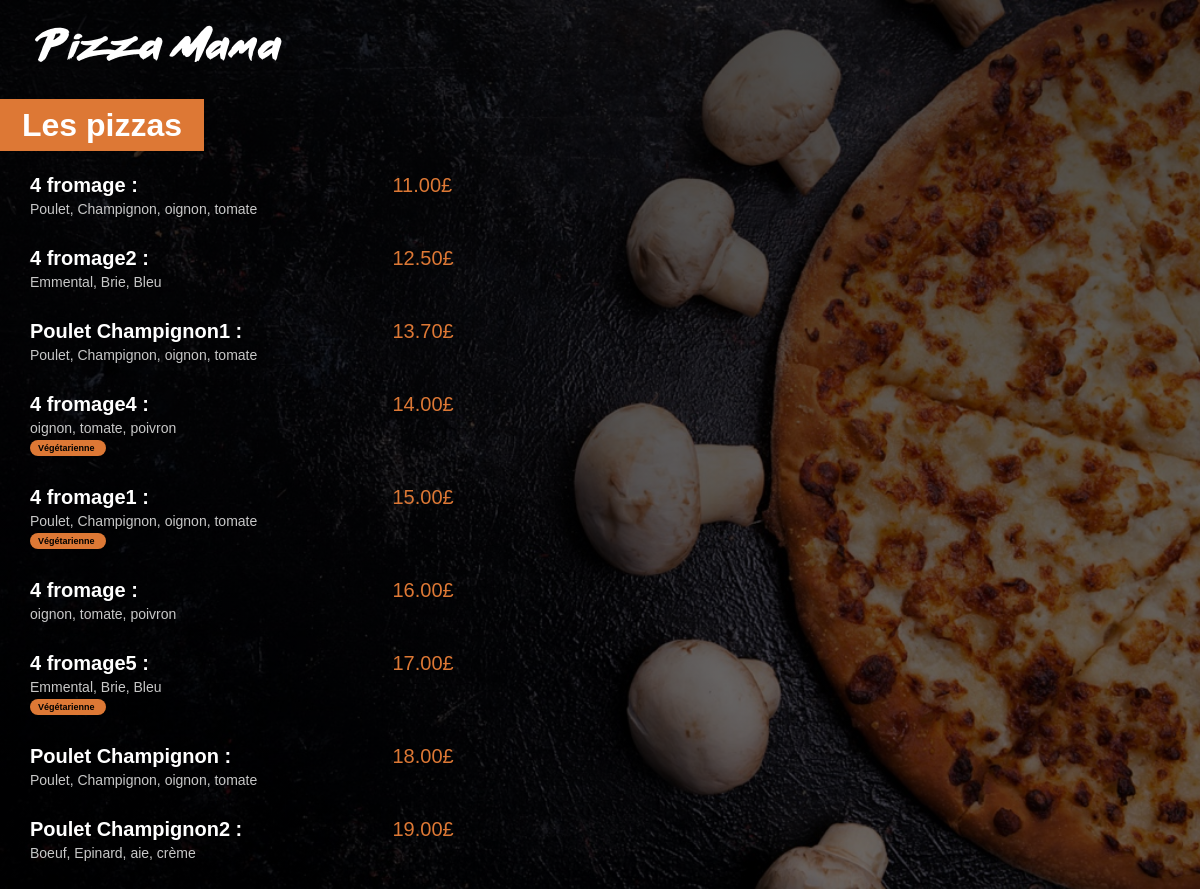
The app's page /menu/ with its own data.
### menu/models.py (models this page shows, shortened)
class Pizza(models.Model):
    nom = models.CharField(max_length=200)
    ingredients = models.CharField(max_length=200)
    prix = models.FloatField(default=0)
    vegetarien = models.BooleanField(default=False)

### menu/views.py (the view)
# urls.py: path('', views.index, name="index"),
def index(request):
    Pizzas = Pizza.objects.all().order_by("prix")
    """Pizzas_names =[Pizza.nom + " : "+ str(Pizza.prix) + "£" for Pizza in Pizzas]
    Pizzas_names_str= ", ".join(Pizzas_names)"""
    return render(request, 'menu/index.html', {"Pizzas": Pizzas})

### menu/templates/menu/index.html (shortened to what this page needs)
{% load static %}
<html lang="en">
<head>
    <link rel="stylesheet" href="{% static 'menu/style.css' %}">
</head>
<body>
<img class="logo" src="{% static 'images/small_logo.png' %}">
<div class="titre">
<h1>Les pizzas</h1>
</div>
<div class="menu_list">
    {% for pizza in Pizzas %}
        <div class="menu_list_item">
            <span class="menu_list_titre">{{pizza.nom}} :</span>
            <span class="menu_list_prix">{{pizza.prix | floatformat:2}}£</span>
            <span class="menu_list_ingredients">{{pizza.ingredients}}</span>
            {% if pizza.vegetarien %}
            <span class="menu_list_bagde">Végétarienne</span>
            {% endif %}
        </div>
    {% endfor %}
</div>
</body>
</html>

### menu/static/menu/style.css (style rules this page uses)
body { background:linear-gradient(0deg, rgba(0 0 0 / 54%), rgba(0 0 0 / 69%)), url('menu_background.jpg') no-repeat center center fixed; -webkit-background-size: cover; -moz-background-size: cover; -o-background-size: cover; background-size: cover; color: white; margin:0; font-family:Arial; }
.logo { margin-top: 25px; margin-left: 35px; }
h1 { background-color:#DD7835; display : inline; padding: 8px 22px; }
.titre { margin-top:45px; margin-bottom:8px; }
.menu_list { margin-left: 30px; }
.menu_list_item { margin: 30px 0; }
.menu_list_titre { font-weight: bold; font-size : 20px; display : inline-block; width: 350px; }
.menu_list_prix { font-size:20px; color: #DD7835; margin-left: 8px; display : inline-block; width : 70px; }
.menu_list_ingredients { font-size: 14px; color: #C8C8C8; margin-top : 4px; display : block; width: 300px; }
.menu_list_bagde { background-color:#DD7835; color: black; font-size: 9px; padding : 3px 8px; margin-top: 4px; display : block; border-radius : 8px; font-weight : bold; width: 60px; }

### records on screen
Pizza: nom "4 fromage", prix "11.00", ingredients "Poulet, Champignon, oignon, tomate"
Pizza: nom "4 fromage2", prix "12.50", ingredients "Emmental, Brie, Bleu"
Pizza: nom "Poulet Champignon1", prix "13.70", ingredients "Poulet, Champignon, oignon, tomate"
Pizza: nom "4 fromage4", prix "14.00", ingredients "oignon, tomate, poivron", vegetarien "Végétarienne"
Pizza: nom "4 fromage1", prix "15.00", ingredients "Poulet, Champignon, oignon, tomate", vegetarien "Végétarienne"
Pizza: nom "4 fromage", prix "16.00", ingredients "oignon, tomate, poivron"
Pizza: nom "4 fromage5", prix "17.00", ingredients "Emmental, Brie, Bleu", vegetarien "Végétarienne"
Pizza: nom "Poulet Champignon", prix "18.00", ingredients "Poulet, Champignon, oignon, tomate"
Pizza: nom "Poulet Champignon2", prix "19.00", ingredients "Boeuf, Epinard, aie, crème"
